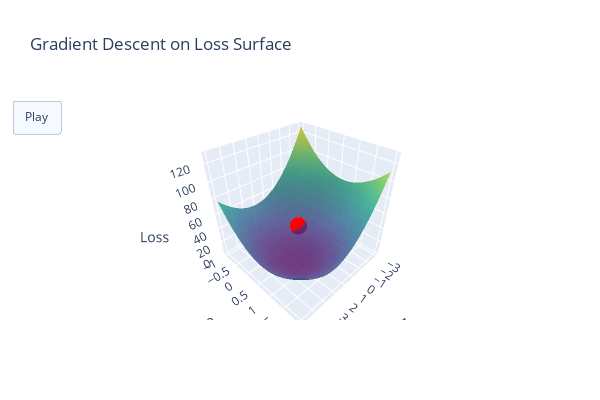

The notebook cell saved with this chart:
### Code cell
import numpy as np
import plotly.graph_objects as go

# Generate dummy data
np.random.seed(42)
X = np.linspace(-3, 3, 100)
Y = 2 * X + 0.5 * X**2 + 1 + np.random.randn(*X.shape) * 2

# Initialize parameters
w1, w2, bias = 0.0, 0.0, 0.0
learning_rate = 0.05
epochs = 50

# Store history of parameters and loss
history = []

for epoch in range(epochs):
    y_pred = w1 * X + w2 * X**2 + bias
    loss = np.mean((Y - y_pred) ** 2)
    history.append((w1, w2, loss))

    dL_dw1 = np.mean(2 * (y_pred - Y) * X)
    dL_dw2 = np.mean(2 * (y_pred - Y) * (X ** 2))
    dL_dbias = np.mean(2 * (y_pred - Y))

    w1 -= learning_rate * dL_dw1
    w2 -= learning_rate * dL_dw2
    bias -= learning_rate * dL_dbias

# Create loss surface using a fixed bias for consistency
bias_fixed = 0.0
w1_vals = np.linspace(-3, 5, 60)
w2_vals = np.linspace(-1, 2, 60)
w1_grid, w2_grid = np.meshgrid(w1_vals, w2_vals)
Loss_surface = np.zeros_like(w1_grid)

for i in range(w1_grid.shape[0]):
    for j in range(w1_grid.shape[1]):
        y_pred = w1_grid[i, j] * X + w2_grid[i, j] * (X ** 2) + bias_fixed
        Loss_surface[i, j] = np.mean((Y - y_pred) ** 2)

# Create 3D surface
surface = go.Surface(
    x=w1_vals,
    y=w2_vals,
    z=Loss_surface,
    colorscale='Viridis',
    opacity=0.8,
    showscale=False,
    name='Loss Surface'
)

# Create animation frames
frames = [
    go.Frame(
        data=[
            go.Scatter3d(
                x=[h[0]],
                y=[h[1]],
                z=[h[2]],
                mode='markers',
                marker=dict(color='red', size=6),
                name='Step'
            )
        ],
        name=str(i)
    )
    for i, h in enumerate(history)
]

# Layout
layout = go.Layout(
    title='Gradient Descent on Loss Surface',
    scene=dict(
        xaxis_title='w1',
        yaxis_title='w2',
        zaxis_title='Loss',
    ),
    width=600,
    height=400,
    updatemenus=[dict(
        type='buttons',
        buttons=[dict(label='Play', method='animate', args=[None])]
    )]
)

# Plot
fig = go.Figure(
    data=[surface, go.Scatter3d(
        x=[history[0][0]],
        y=[history[0][1]],
        z=[history[0][2]],
        mode='markers',
        marker=dict(color='red', size=6),
        name='Start'
    )],
    layout=layout,
    frames=frames
)

fig.show()

### Figure 1 — Plotly figure (JSON) as saved in the notebook; plotly's stock layout.template omitted (floating-point values rounded to 4 significant figures; data arrays with more than 128 entries replaced by an {"elided": "..."} marker saying what was removed)
{"data": [{"colorscale": [[0, "#440154"], [0.1111, "#482878"], [0.2222, "#3e4989"], [0.3333, "#31688e"], [0.4444, "#26828e"], [0.5556, "#1f9e89"], [0.6667, "#35b779"], [0.7778, "#6ece58"], [0.8889, "#b5de2b"], [1, "#fde725"]], "name": "Loss Surface", "opacity": 0.8, "showscale": false, "type": "surface", "x": [-3.0, -2.864, -2.729, -2.593, -2.458, -2.322, -2.186, -2.051, -1.915, -1.78, -1.644, -1.508, -1.373, -1.237, -1.102, -0.9661, -0.8305, -0.6949, -0.5593, -0.4237, -0.2881, -0.1525, -0.01695, 0.1186, 0.2542, 0.3898, 0.5254, 0.661, 0.7966, 0.9322, 1.068, 1.203, 1.339, 1.475, 1.61, 1.746, 1.881, 2.017, 2.153, 2.288, 2.424, 2.559, 2.695, 2.831, 2.966, 3.102, 3.237, 3.373, 3.508, 3.644, 3.78, 3.915, 4.051, 4.186, 4.322, 4.458, 4.593, 4.729, 4.864, 5.0], "y": [-1.0, -0.9492, -0.8983, -0.8475, -0.7966, -0.7458, -0.6949, -0.6441, -0.5932, -0.5424, -0.4915, -0.4407, -0.3898, -0.339, -0.2881, -0.2373, -0.1864, -0.1356, -0.08475, -0.0339, 0.01695, 0.0678, 0.1186, 0.1695, 0.2203, 0.2712, 0.322, 0.3729, 0.4237, 0.4746, 0.5254, 0.5763, 0.6271, 0.678, 0.7288, 0.7797, 0.8305, 0.8814, 0.9322, 0.9831, 1.034, 1.085, 1.136, 1.186, 1.237, 1.288, 1.339, 1.39, 1.441, 1.492, 1.542, 1.593, 1.644, 1.695, 1.746, 1.797, 1.847, 1.898, 1.949, 2.0], "z": {"elided": "60x60 float values"}}, {"marker": {"color": "red", "size": 6}, "mode": "markers", "name": "Start", "type": "scatter3d", "x": [0], "y": [0], "z": [23.64]}], "layout": {"height": 400, "scene": {"xaxis": {"title": {"text": "w1"}}, "yaxis": {"title": {"text": "w2"}}, "zaxis": {"title": {"text": "Loss"}}}, "title": {"text": "Gradient Descent on Loss Surface"}, "updatemenus": [{"buttons": [{"args": [null], "label": "Play", "method": "animate"}], "type": "buttons"}], "width": 600}}
